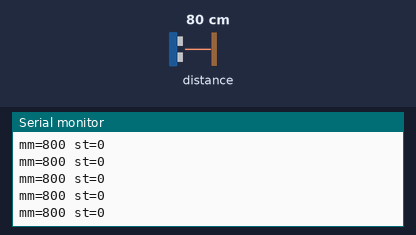
Recording of a sketch running on a simulated Arduino Uno, built with avr-gcc and run on an emulated ATmega328P. Shown: the last lines printed to the serial monitor. The test bench sets the inputs (shaded band); at power-on: distance to the obstacle 80 cm.

Above: at 1.2 s.
1.3 s: distance to the obstacle set to 250 cm
At 1.49 s:
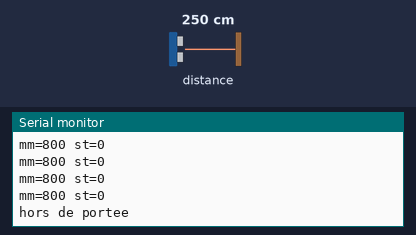
3.4 s: distance to the obstacle set to 2 cm
At 3.49 s:
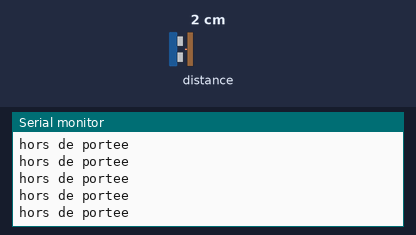

The sketch:

vl53l0x_adafruit.ino
```cpp
// module: {"type":"vl53l0x","addr":[41],"data":{"mm":257}}
// expect: VL53L0X ok
// expect: mm=257 st=0
// not-expect: hors de portee
// run-ms: 700
// Distance par temps de vol VL53L0X avec la bibliothèque d'Adafruit (API complète d'ST) : initialisation, gestion des
// SPAD de référence, étalonnages VHV et de phase, puis mesures uniques (rangingTest) et état de la mesure.
#include <Adafruit_VL53L0X.h>
Adafruit_VL53L0X lox = Adafruit_VL53L0X();
void setup() {
  Serial.begin(115200);
  if (!lox.begin()) { Serial.println(F("Echec VL53L0X")); while (1); }
  Serial.println(F("VL53L0X ok"));
}
void loop() {
  VL53L0X_RangingMeasurementData_t mesure;
  lox.rangingTest(&mesure, false);
  if (mesure.RangeStatus != 4) { Serial.print(F("mm=")); Serial.print(mesure.RangeMilliMeter); Serial.print(F(" st=")); Serial.println(mesure.RangeStatus); }
  else Serial.println(F("hors de portee"));
  delay(100);
}
```

Measured:
- after the input at 1.3 s, the serial monitor: prints a new line after 0.07 s (image 1)
